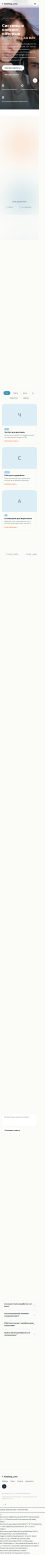
#> input picture site_iphone_test.png, 446 x 15541 px (shown at 1/10 size)
$ python arc_text_avatar.py ../site_iphone_test.png ../test_viewport.png out.png
#> lines starting #> are read from the running program, lines starting #| are printed output that depends on the picture
#!/usr/bin/env python3
"""
Add arc-shaped text to an image, fitting within a circular crop.
Optimized for Telegram avatar (circle).
"""

from PIL import Image, ImageDraw, ImageFont, ImageFilter
import math, os, sys

def draw_arc_text(draw, text, center_x, center_y, radius, start_angle, font, fill=(255,255,255)):
    """Draw text along an arc (circle segment)."""
    char_spacing = 1.0  # spacing multiplier

    # Measure total width to calculate angle spread
    total_w = 0
    char_widths = []
    for i, ch in enumerate(text):
        bbox = draw.textbbox((0, 0), ch, font=font)
        cw = bbox[2] - bbox[0]
        char_widths.append(cw)
        total_w += cw

    # Extra spacing between chars
    total_w += (len(text) - 1) * 2

    # Angle per pixel of text arc length
    # Arc length = radius * angle_rad
    angle_rad_per_px = 1.0 / radius
    total_angle_deg = total_w * angle_rad_per_px * (180 / math.pi) * char_spacing

    # Start from start_angle (left side)
    current_angle = start_angle

    for i, ch in enumerate(text):
        cw = char_widths[i]
        # Angle for this character
        char_angle = cw * angle_rad_per_px * (180 / math.pi) * char_spacing

        mid_angle = current_angle + char_angle / 2
        angle_rad = math.radians(mid_angle)

        # Position on circle
        x = center_x + radius * math.cos(angle_rad)
        y = center_y + radius * math.sin(angle_rad)

        # Rotate the character to be tangent to circle
        # For bottom arc, tangent points "up" from circle
        char_img = Image.new('RGBA', (cw + 4, font.size + 4), (0, 0, 0, 0))
        char_draw = ImageDraw.Draw(char_img)
        char_draw.text((2, 2), ch, fill=fill, font=font)

        # Rotate so text is upright at bottom
        # At 270° (bottom), text should be upright -> rotation = 0
        # At 0° (right), text should be rotated 90° CW
        # For bottom arc going left: rotation = -(mid_angle - 270)
        rotation = -(mid_angle - 270)

        char_img = char_img.rotate(rotation, expand=True, center=(cw//2 + 2, font.size//2 + 2))

        # Paste
        char_w, char_h = char_img.size
        paste_x = int(x - char_w / 2)
        paste_y = int(y - char_h / 2)

        draw._image.paste(char_img, (paste_x, paste_y), char_img)

        current_angle += char_angle

def main():
    input_path = sys.argv[1]
    text = sys.argv[2] if len(sys.argv) > 2 else "DJARVIS HELPER"
    output_path = sys.argv[3] if len(sys.argv) > 3 else "avatar_arc_output.jpg"

    img = Image.open(input_path).convert("RGB")
#> img is the input picture: PIL image 446x15541 RGB; mean R, G, B 239.6, 239.6, 237.1
    w, h = img.size
#> w = 446; h = 15541

    # Circle center
    cx, cy = w // 2, h // 2
#> cx = 223; cy = 7770
    avatar_radius = min(cx, cy)  # radius of circle crop
#> avatar_radius = 223

    overlay = Image.new("RGBA", (w, h), (0, 0, 0, 0))
#> overlay: PIL image 446x15541 RGBA; every value is 0
    draw = ImageDraw.Draw(overlay)

    # Font size proportional to avatar
    font_size = int(avatar_radius * 0.22)
#> font_size = 49

    font_paths = [
        "/usr/share/fonts/truetype/dejavu/DejaVuSans-Bold.ttf",
        "/usr/share/fonts/truetype/dejavu/DejaVuSans.ttf",
    ]
    font = None
    for fp in font_paths:
        if os.path.exists(fp):
            font = ImageFont.truetype(fp, font_size)
            break
    if not font:
        font = ImageFont.load_default()

    # Draw text along bottom arc of the circle
    # Place it just inside the circle edge
    text_radius = int(avatar_radius * 0.78)  # radius for text arc
#> text_radius = 173

    bbox = draw.textbbox((0, 0), text, font=font)
#> bbox = (0, 9, 556, 58)
    text_w = bbox[2] - bbox[0]
#> text_w = 556

    # Calculate arc length needed
    arc_angle_deg = (text_w / text_radius) * (180 / math.pi)
#> arc_angle_deg = 184.1

    # Center the arc at bottom (270°)
    # Start from right side going left
    start_angle = 270 - arc_angle_deg / 2  # right side start
#> start_angle = 177.9
    # Text goes from start_angle counterclockwise

    # Draw semi-transparent background pill/banner
    # Just use a thin banner at bottom
    banner_h = int(font_size * 1.5)
#> banner_h = 73
    banner_y = cy + int(avatar_radius * 0.5) - banner_h // 2
#> banner_y = 7845
    draw.rounded_rectangle(
        [(cx - int(avatar_radius * 0.65), banner_y),
         (cx + int(avatar_radius * 0.65), banner_y + banner_h)],
        radius=banner_h // 2,
        fill=(0, 0, 0, 100)
    )

    # Draw text along the arc
    # For bottom arc: text is inside circle at radius
    draw_arc_text(draw, text, cx, cy, text_radius, start_angle, font)
#> in draw_arc_text, `current_angle = start_angle`: current_angle = 177.9
#> the loop in draw_arc_text, `for i, ch in enumerate(text):` made 20 passes
#> (mid_angle, angle_rad, x, y, rotation, paste_x, paste_y, current_angle) on passes 1 to 12: (181.1, 3.16, 50.03, 7766.8, 88.92, 22, 7754, 184.2), (187.4, 3.27, 51.43, 7747.8, 82.63, 22, 7732, 190.5), (193.5, 3.38, 54.78, 7729.6, 76.5, 26, 7712, 196.5), (200.3, 3.5, 60.73, 7710, 69.72, 30, 7687, 204.1), (209.6, 3.66, 72.51, 7684.7, 60.44, 40, 7655, 215), (219.8, 3.84, 90.13, 7659.2, 50.18, 59, 7629, 224.6), (228.4, 3.99, 108.2, 7640.6, 41.56, 80, 7611, 232.2), (236.4, 4.13, 127.2, 7625.9, 33.62, 100, 7595, 240.5), (245.8, 4.29, 152.1, 7612.2, 24.18, 124, 7579, 251.1), (253.9, 4.43, 175.1, 7603.8, 16.06, 157, 7575, 256.8), (262.2, 4.58, 199.6, 7598.6, 7.78, 177, 7569, 267.7), (275.1, 4.8, 238.5, 7597.7, -5.13, 210, 7568, 282.6)
#> after the loop in draw_arc_text, `for i, ch in enumerate(text):`:
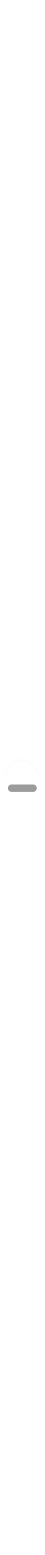
#> draw._image: PIL image 446x15541 RGBA (shown at 1/10 size); mean R, G, B, A 0.3, 0.3, 0.3, 0.6; transparent parts drawn white
#> after the loop in draw_arc_text, `for i, ch in enumerate(text):`: current_angle = 362.4

    # Composite
    result = Image.alpha_composite(img.convert("RGBA"), overlay).convert("RGB")
    result.save(output_path, "JPEG", quality=95)
    print(f"Saved: {output_path} ({os.path.getsize(output_path)} bytes)")
    print(f"Image: {w}x{h}, Circle radius: {avatar_radius}")
#| Image: 446x15541, Circle radius: 223

if __name__ == "__main__":
    main()
